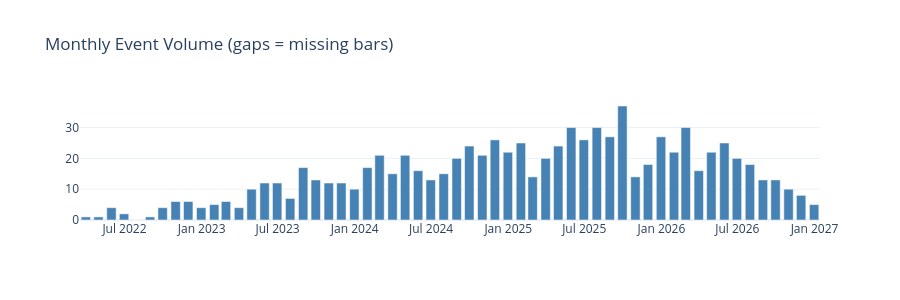

Source (notebook cell):
### Markdown cell above
## 1b.5 Event Volume Analysis

| What to Look For | Indicates | Action |
|-----------------|-----------|--------|
| Missing bars | Data gaps (TQ002) | Document; add gap indicator |
| Declining trend | Population shrinkage or data cutoff | Check if intentional |
| Spikes | Campaigns, seasonality, or data issues | Investigate cause |
| Flat periods | Possible logging outages | Verify with data source |

### Code cell
df_temp = df.copy()
df_temp[TIME_COLUMN] = to_datetime(df_temp[TIME_COLUMN])
time_span = (df_temp[TIME_COLUMN].max() - df_temp[TIME_COLUMN].min()).days

freq, label = ("D", "Daily") if time_span <= 90 else ("W", "Weekly") if time_span <= 365 else ("ME", "Monthly")
counts = df_temp.groupby(native_pd.Grouper(key=TIME_COLUMN, freq=freq)).size()

fig = go.Figure(go.Bar(x=counts.index, y=counts.to_numpy(), marker_color="#4682B4"))
fig.update_layout(title=f"{label} Event Volume (gaps = missing bars)", height=300, template="plotly_white")
display_figure(fig)

### Figure 1 — Plotly figure (JSON) as saved in the notebook; plotly's stock layout.template omitted (floating-point values rounded to 4 significant figures)
{"data": [{"marker": {"color": "#4682B4"}, "type": "bar", "x": ["2022-03-31T00:00:00+00:00", "2022-04-30T00:00:00+00:00", "2022-05-31T00:00:00+00:00", "2022-06-30T00:00:00+00:00", "2022-07-31T00:00:00+00:00", "2022-08-31T00:00:00+00:00", "2022-09-30T00:00:00+00:00", "2022-10-31T00:00:00+00:00", "2022-11-30T00:00:00+00:00", "2022-12-31T00:00:00+00:00", "2023-01-31T00:00:00+00:00", "2023-02-28T00:00:00+00:00", "2023-03-31T00:00:00+00:00", "2023-04-30T00:00:00+00:00", "2023-05-31T00:00:00+00:00", "2023-06-30T00:00:00+00:00", "2023-07-31T00:00:00+00:00", "2023-08-31T00:00:00+00:00", "2023-09-30T00:00:00+00:00", "2023-10-31T00:00:00+00:00", "2023-11-30T00:00:00+00:00", "2023-12-31T00:00:00+00:00", "2024-01-31T00:00:00+00:00", "2024-02-29T00:00:00+00:00", "2024-03-31T00:00:00+00:00", "2024-04-30T00:00:00+00:00", "2024-05-31T00:00:00+00:00", "2024-06-30T00:00:00+00:00", "2024-07-31T00:00:00+00:00", "2024-08-31T00:00:00+00:00", "2024-09-30T00:00:00+00:00", "2024-10-31T00:00:00+00:00", "2024-11-30T00:00:00+00:00", "2024-12-31T00:00:00+00:00", "2025-01-31T00:00:00+00:00", "2025-02-28T00:00:00+00:00", "2025-03-31T00:00:00+00:00", "2025-04-30T00:00:00+00:00", "2025-05-31T00:00:00+00:00", "2025-06-30T00:00:00+00:00", "2025-07-31T00:00:00+00:00", "2025-08-31T00:00:00+00:00", "2025-09-30T00:00:00+00:00", "2025-10-31T00:00:00+00:00", "2025-11-30T00:00:00+00:00", "2025-12-31T00:00:00+00:00", "2026-01-31T00:00:00+00:00", "2026-02-28T00:00:00+00:00", "2026-03-31T00:00:00+00:00", "2026-04-30T00:00:00+00:00", "2026-05-31T00:00:00+00:00", "2026-06-30T00:00:00+00:00", "2026-07-31T00:00:00+00:00", "2026-08-31T00:00:00+00:00", "2026-09-30T00:00:00+00:00", "2026-10-31T00:00:00+00:00", "2026-11-30T00:00:00+00:00", "2026-12-31T00:00:00+00:00"], "y": [1, 1, 4, 2, 0, 1, 4, 6, 6, 4, 5, 6, 4, 10, 12, 12, 7, 17, 13, 12, 12, 10, 17, 21, 15, 21, 16, 13, 15, 20, 24, 21, 26, 22, 25, 14, 20, 24, 30, 26, 30, 27, 37, 14, 18, 27, 22, 30, 16, 22, 25, 20, 18, 13, 13, 10, 8, 5]}], "layout": {"height": 300, "title": {"text": "Monthly Event Volume (gaps = missing bars)"}}}
